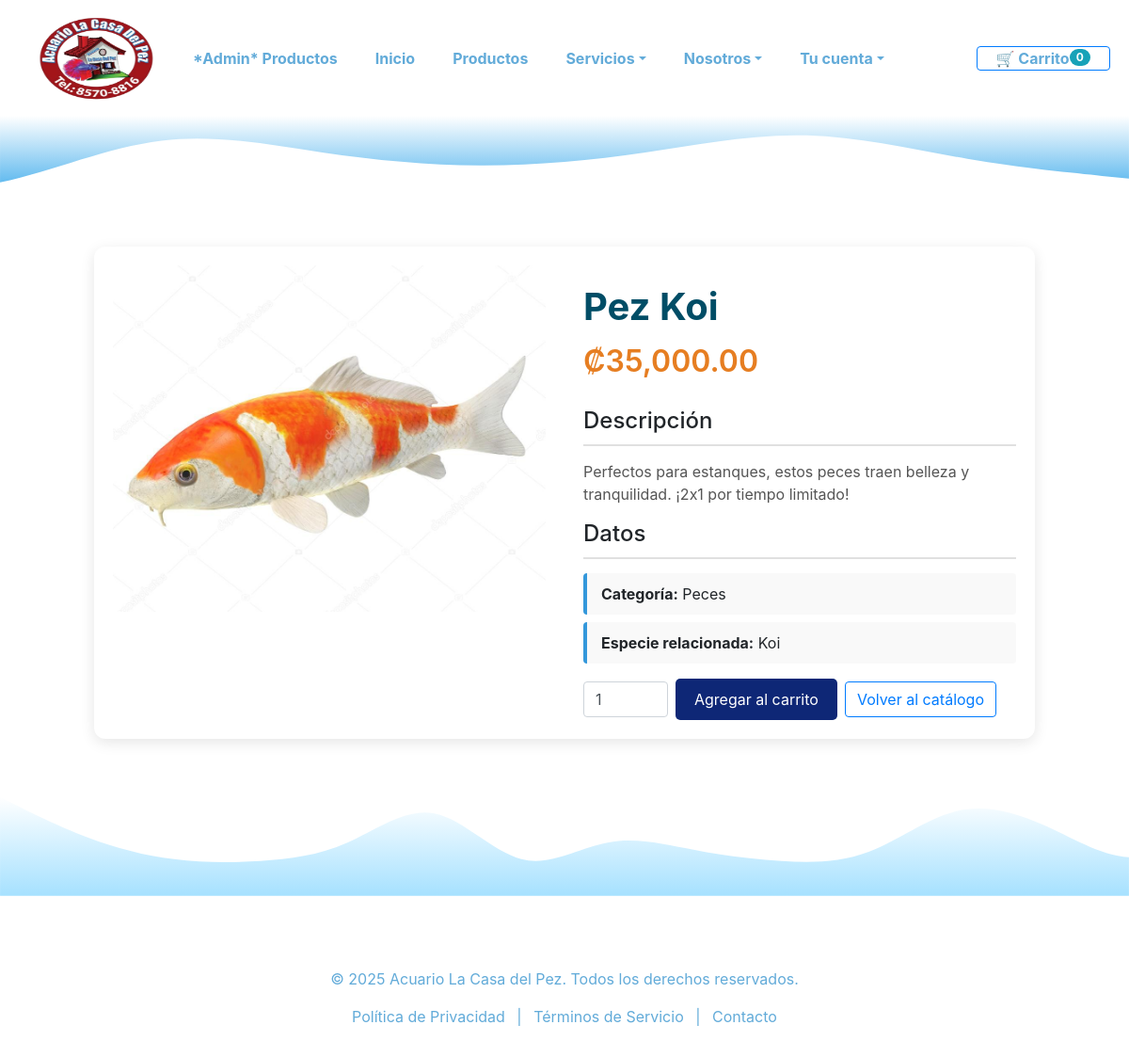
Page /Pestanas/producto_detalle.php?id=2 on the committed database.
### tables this page shows
CREATE TABLE Productos (
    id_producto INT PRIMARY KEY AUTO_INCREMENT,
    nombre_producto VARCHAR(150) NOT NULL,
    descripcion TEXT,
    precio DECIMAL(10, 2) NOT NULL,
    imagen_url VARCHAR(255),
    id_categoria INT,
    especie_relacionada VARCHAR(100),
    FOREIGN KEY (id_categoria) REFERENCES categorias(id_categoria)
);

CREATE TABLE categorias (
    id_categoria INT PRIMARY KEY AUTO_INCREMENT,
    nombre_categoria VARCHAR(100) NOT NULL
);

### Pestanas/producto_detalle.php (the view, shortened to what this page needs)
<?php
$id = isset($_GET['id']) ? intval($_GET['id']) : 0;
$pdo = new PDO('mysql:host=127.0.0.1;dbname=proyectoambientewebg5;charset=utf8mb4', 'root', 'contraseña', [PDO::ATTR_ERRMODE => PDO::ERRMODE_EXCEPTION]);
$stmt = $pdo->prepare('SELECT p.id_producto, p.nombre_producto, p.descripcion, p.precio, p.imagen_url, p.especie_relacionada, c.nombre_categoria FROM productos p LEFT JOIN categorias c ON p.id_categoria = c.id_categoria WHERE p.id_producto = ?');
$stmt->execute([$id]);
$p = $stmt->fetch(PDO::FETCH_ASSOC);
?>
<!DOCTYPE html>
<html lang="es">
<head>
    <link rel="stylesheet" href="../Estilos/producto.css">
    <link rel="stylesheet" href="../Estilos/Index.css">
    <link rel="stylesheet" href="https://cdn.jsdelivr.net/npm/bootstrap@4.0.0/dist/css/bootstrap.min.css">
</head>
<body>
    <br>
    <div class="contendedorNav">
        <nav class="Navegacion-Principal ">
            <a href="index.php">
                <img src="../Img/89e80d4a-3e74-4e90-9368-87538123716e_removalai_preview.png" width="125" height="90" alt="Logo">
            </a>
            <a href="admin_productos.php">*Admin* Productos</a>
            <a href="index.php">Inicio</a>
            <a href="productos_index.php">Productos</a>
            <div class="dropdown show">
                <a class="btn btn-secondary dropdown-toggle dropdown-blanco" href="#" role="button" id="dropdownMenuLink" data-toggle="dropdown" aria-haspopup="true" aria-expanded="false"> Servicios</a>
            </div>
            <div class="dropdown show">
                <a class="btn btn-secondary dropdown-toggle dropdown-blanco" href="#" role="button" id="dropdownMenuLink" data-toggle="dropdown" aria-haspopup="true" aria-expanded="false"> Nosotros</a>
            </div>
            <div class="dropdown show">
                <a class="btn btn-secondary dropdown-toggle dropdown-blanco" href="#" role="button" id="dropdownMenuLink" data-toggle="dropdown" aria-haspopup="true" aria-expanded="false"> Tu cuenta</a>
            </div>
            <div style="margin-left:auto; display:flex; align-items:center;">
                <a href="carrito.html" class="btn btn-outline-primary">
                    🛒 Carrito <span id="cartCount" class="badge badge-pill badge-info">0</span>
                </a>
            </div>
        </nav>
    </div>
    <br>
    <main>
        <section class="producto">
            <div class="imagen-producto">
                <img src="<?php echo htmlspecialchars($p['imagen_url'] ?: '../Img/producto-default.jpg'); ?>" alt="Imagen del producto" onerror="this.src='../Img/producto-default.jpg'">
            </div>
            <div class="info-producto">
                <h1 class="titulo-producto"><?php echo htmlspecialchars($p['nombre_producto']); ?></h1>
                <p class="precio">₡<?php echo number_format((float)$p['precio'], 2); ?></p>
                <div class="descripcion-corta">
                    <h2>Descripción</h2>
                    <p><?php echo htmlspecialchars($p['descripcion'] ?: 'Sin descripción.'); ?></p>
                </div>
                <div class="especificaciones">
                    <h2>Datos</h2>
                    <ul>
                        <li><strong>Categoría:</strong> <span><?php echo htmlspecialchars($p['nombre_categoria'] ?: '—'); ?></span></li>
                        <li><strong>Especie relacionada:</strong> <span><?php echo htmlspecialchars($p['especie_relacionada'] ?: '—'); ?></span></li>
                    </ul>
                </div>
                <div class="d-flex align-items-center" style="gap:8px; margin-top:10px;">
                    <input type="number" id="qty" value="1" min="1" class="form-control" style="width:90px;">
                    <button id="addToCart" class="btnProducto" data-id="<?php echo (int)$p['id_producto']; ?>" data-nombre="<?php echo htmlspecialchars($p['nombre_producto']); ?>" data-precio="<?php echo (float)$p['precio']; ?>" data-imagen="<?php echo htmlspecialchars($p['imagen_url'] ?: '../Img/producto-default.jpg'); ?>">Agregar al carrito</button>
                    <a class="btn btn-outline-primary" href="productos_index.php">Volver al catálogo</a>
                </div>
            </div>
        </section>
    </main>
    <footer class="footer">
        <div class="footer-content">
            <p>&copy; 2025 Acuario La Casa del Pez. Todos los derechos reservados.</p>
            <p><a href="#">Política de Privacidad</a> | <a href="#">Términos de Servicio</a> | <a href="mailto:LaCasaDelPez@gmail.com">Contacto</a></p>
        </div>
    </footer>
</body>
</html>

### Estilos/producto.css (style rules this page uses)
body { font-family: -apple-system, BlinkMacSystemFont, "Segoe UI", Roboto, sans-serif; line-height: 1.6; background-color: #f4f7f9; color: #333; }
.producto { display: flex; flex-direction: column; max-width: 1000px; margin: 50px auto; background-color: #fff; padding: 20px; border-radius: 12px; box-shadow: 0 4px 15px rgba(0, 0, 0, 0.1); }
@media (min-width: 768px) { .producto { flex-direction: row; align-items: flex-start; gap: 40px; } }
.imagen-producto { flex: 1; border-radius: 8px; overflow: hidden; position: relative; }
.imagen-producto img { width: 100%; height: auto; display: block; object-fit: cover; border-radius: 8px; }
.info-producto { flex: 1; padding-top: 20px; }
.titulo-producto { font-size: 2.5em; font-weight: 700; margin-bottom: 10px; color: #004d66; }
.precio { font-size: 2em; font-weight: 600; color: #e67e22; margin-bottom: 25px; }
.descripcion-corta h2, .especificaciones h2 { font-size: 1.5em; margin-top: 0; border-bottom: 2px solid #e0e0e0; padding-bottom: 10px; margin-bottom: 15px; }
.descripcion-corta p { font-size: 1em; color: #555; }
.especificaciones ul { list-style-type: none; padding: 0; }
.especificaciones li { background-color: #f9f9f9; padding: 10px 15px; margin-bottom: 8px; border-left: 4px solid #3498db; border-radius: 4px; }

### Estilos/Index.css (style rules this page uses)
:root { --azulOscuro: #0e2776; --Negro: #000; --Blanco: #ffff; --Celeste: #62ABD9; --Azulmedio: #032CA6; --Gris: #D9D9D9; --Contraste : #F05050; --Rojo:#FF0000; --Verde: #09ff00; }
.contendedorNav { display: flex; background-color: var(--Blanco); height: 75px; align-items: center; justify-content: center; width: 100%; }
.Navegacion-Principal { display: flex; flex-direction: row; align-items: center; height: 100%; width: 100%; padding: 20px; box-sizing: border-box; }
.Navegacion-Principal a { color: var(--Celeste); text-decoration: none; font-size: 16px; font-weight: bold; padding: 0 20px; height: 100%; display: flex; align-items: center; }
.btnProducto { background-color: var(--azulOscuro); color: var(--Blanco); padding: 10px 20px; border: none; border-radius: 5px; cursor: pointer; }
.footer { background-color: var(--Blanco); color: var(--Celeste); text-align: center; padding: 30px 10px 15px 10px; margin-top: 40px; width: 100%; }
.footer-content a { color: var(--Celeste); text-decoration: none; margin: 0 8px; transition: color 0.3s; }
.dropdown .dropdown-toggle { background-color: var(--Blanco) !important; color: var(--Celeste) !important; border: none !important; font-weight: bold !important; font-size: 16px !important; padding: 0 20px !important; height: 100% !important; display: flex !important; align-items: center !important; }

### rows in the picture
productos: imagen_url (picture), nombre_producto "Pez Koi", precio "35,000.00", descripcion "Perfectos para estanques, estos peces traen belleza y tranquilidad. ¡2x1 por tiempo limitado!", id_categoria.nombre_categoria "Peces", especie_relacionada "Koi"
